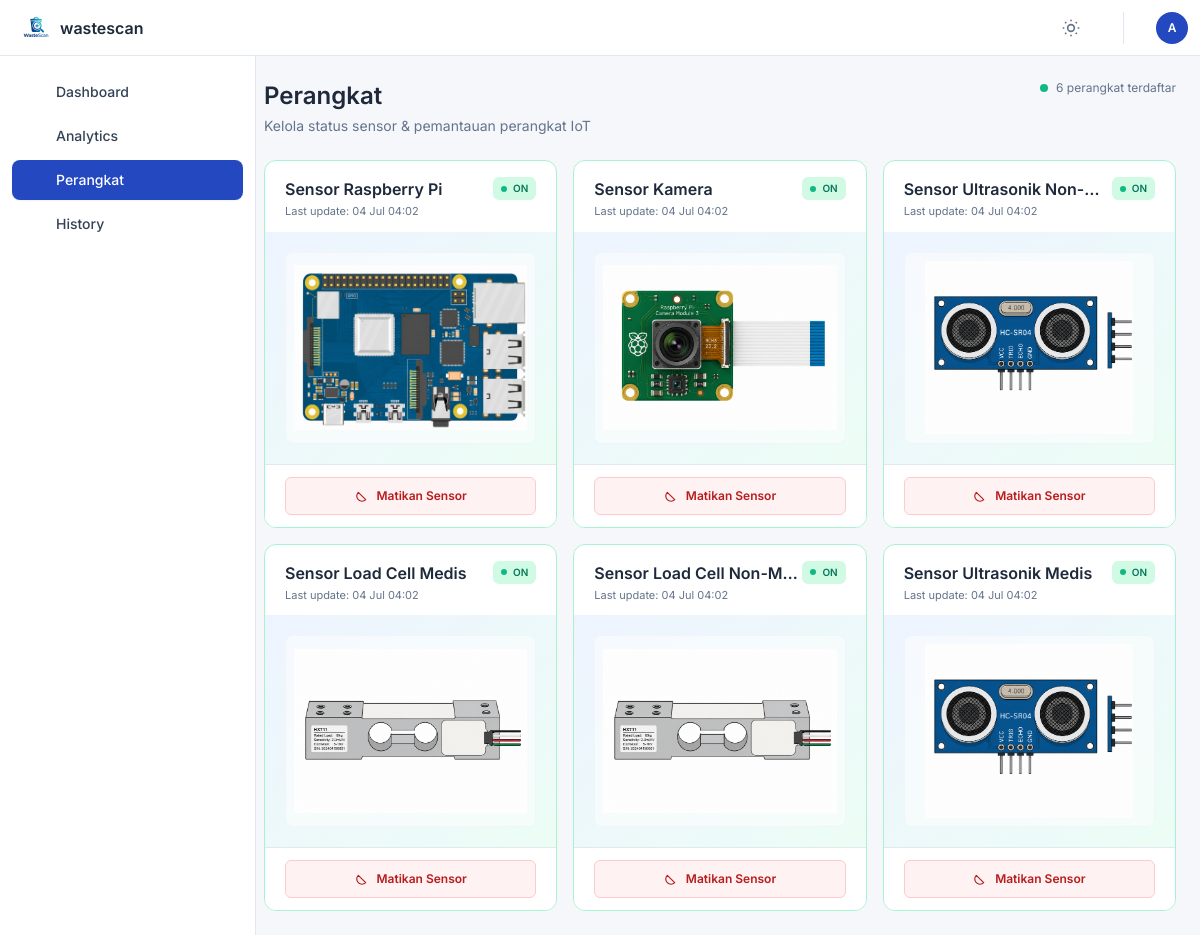
The app's page /devices (signed in) with its own data.
### models/device_log.py (models this page shows)
class DeviceLog(db.Model):
    __tablename__ = 'device_logs'
    id = db.Column(
        db.BigInteger,
        primary_key=True
    )
    nama_perangkat = db.Column(
        db.String(100),
        nullable=False
    )
    status = db.Column(
        db.String(50),
        nullable=False
    )
    pesan = db.Column(
        db.Text
    )
    created_at = db.Column(
        db.DateTime,
        default=datetime.utcnow
    )

### app.py (the view)
@app.route('/devices')
@login_required
def devices_page():
    with db_lock:
        devices_db = DeviceLog.query.all()
    pi_off = any(d.nama_perangkat == "Sensor Raspberry Pi" and d.status == "OFF" for d in devices_db)
    class DeviceWrapper:
        def __init__(self, d):
            self.id = d.id
            self.nama_perangkat = d.nama_perangkat
            self.status = "OFF" if (pi_off and d.nama_perangkat != "Sensor Raspberry Pi") else d.status
            self.created_at = d.created_at
            self.pesan = getattr(d, 'pesan', '')
            self.variant = getattr(d, 'variant', None)
    devices = [DeviceWrapper(d) for d in devices_db]
    error_devices = [
        d for d in devices
        if d.status == "ERROR"
    ]
    return render_template(
        "devices/index.html",
        devices=devices,
        error_devices=error_devices
    )

### auth.py (called while the page is built)
def decode_token(token: str):
    try:
        return jwt.decode(token, JWT_SECRET, algorithms=[JWT_ALGO])
    except jwt.ExpiredSignatureError:
        return None
    except jwt.InvalidTokenError:
        return None

def get_token_from_request():
    token = request.cookies.get("auth_token")
    if not token:
        auth = request.headers.get("Authorization", "")
        if auth.startswith("Bearer "):
            token = auth[7:]
    return token

def get_current_user():
    from models.user import User
    token = get_token_from_request()
    if not token:
        return None
    payload = decode_token(token)
    if not payload:
        return None
    try:
        uid = int(payload["sub"])
    except (KeyError, ValueError):
        return None
    return User.query.get(uid)

def login_required(view):
    @wraps(view)
    def wrapped(*args, **kwargs):
        user = get_current_user()
        if not user:
            if request.path.startswith("/api/"):
                return jsonify({"success": False, "error": "Unauthorized"}), 401
            return redirect(url_for("login", next=request.path))
        return view(*args, **kwargs)
    return wrapped

### templates/devices/index.html (shortened to what this page needs)
{% extends 'layouts/base.html' %}
{% block content %}
<div class="space-y-6">
    <div class="flex items-start justify-between flex-wrap gap-3">
        <div>
            <h1 class="text-2xl font-semibold text-slate-800 dark:text-slate-100 transition-colors">Perangkat</h1>
            <p class="text-sm text-slate-500 dark:text-slate-400 mt-1">Kelola status sensor & pemantauan perangkat IoT</p>
        </div>
        <div class="flex items-center gap-2 text-xs text-slate-500 dark:text-slate-400">
            <span class="inline-flex w-2 h-2 rounded-full bg-emerald-500"></span>
            <span>{{ devices|length }} perangkat terdaftar</span>
        </div>
    </div>
    <div class="grid grid-cols-1 sm:grid-cols-2 lg:grid-cols-3 gap-4">
    {% for device in devices %}
        {% set variant = device.variant if device.variant else (loop.index % 3) %}
        <div class="device-card group rounded-xl border overflow-hidden transition-all duration-300
            {% if device.status == 'ON' %}
                bg-white dark:bg-slate-800 border-emerald-200 dark:border-emerald-800/50
            {% elif device.status == 'OFF' %}
                bg-white dark:bg-slate-800 border-slate-200 dark:border-slate-700
            {% else %}
                bg-white dark:bg-slate-800 border-red-200 dark:border-red-800/50
            {% endif %} transition-colors"
            data-device-id="{{ device.id }}"
            data-status="{{ device.status }}"
            data-variant="{{ variant }}">
            <div class="px-5 pt-4 pb-3 flex items-start justify-between">
                <div class="min-w-0">
                    <h3 class="text-base font-semibold text-slate-800 dark:text-slate-100 truncate transition-colors">{{ device.nama_perangkat }}</h3>
                    <p class="text-[11px] text-slate-500 dark:text-slate-400 mt-0.5">
                        Last update: <span class="device-last-updated">{{ device.created_at.strftime('%d %b %H:%M') if device.created_at else '-' }}</span>
                    </p>
                </div>
                <span class="device-badge inline-flex items-center gap-1.5 px-2 py-1 rounded-md text-[10px] font-semibold
                    {% if device.status == 'ON' %}
                        bg-emerald-100 text-emerald-700 dark:bg-emerald-900/40 dark:text-emerald-300
                    {% elif device.status == 'OFF' %}
                        bg-slate-100 text-slate-600 dark:bg-slate-700/50 dark:text-slate-300
                    {% else %}
                        bg-red-100 text-red-700 dark:bg-red-900/40 dark:text-red-300
                    {% endif %}">
                    <span class="w-1.5 h-1.5 rounded-full
                        {% if device.status == 'ON' %}bg-emerald-500
                        {% elif device.status == 'OFF' %}bg-slate-400
                        {% else %}bg-red-500{% endif %}"></span>
                    {{ device.status }}
                </span>
            </div>
            <div class="device-sensor px-5 py-5 bg-gradient-to-br
                {% if device.status == 'ON' %}
                    from-brand-50 to-emerald-50 dark:from-brand-900/20 dark:to-emerald-900/10
                {% elif device.status == 'OFF' %}
                    from-slate-50 to-slate-100 dark:from-slate-700/30 dark:to-slate-800/30
                {% else %}
                    from-red-50 to-orange-50 dark:from-red-900/20 dark:to-orange-900/10
                {% endif %}">
                {% if "raspberry" in device.nama_perangkat.lower() or "rasbery" in device.nama_perangkat.lower() %}
                    <div class="h-48 flex items-center justify-center overflow-hidden rounded-lg bg-white/50 dark:bg-slate-900/30 p-2 border border-slate-100 dark:border-slate-800">
                        <img src="/asset/img/raspberry.jpg" alt="Raspberry Pi" class="h-full object-contain hover:scale-105 transition-transform duration-300">
                    </div>
                {% elif "kamera" in device.nama_perangkat.lower() or "camera" in device.nama_perangkat.lower() %}
                    <div class="h-48 flex items-center justify-center overflow-hidden rounded-lg bg-white/50 dark:bg-slate-900/30 p-2 border border-slate-100 dark:border-slate-800">
                        <img src="/asset/img/rasberry pi  camera model 3.png" alt="Camera Sensor" class="h-full object-contain hover:scale-105 transition-transform duration-300">
                    </div>
                {% elif "load cell" in device.nama_perangkat.lower() or "loadcell" in device.nama_perangkat.lower() %}
                    <div class="h-48 flex items-center justify-center overflow-hidden rounded-lg bg-white/50 dark:bg-slate-900/30 p-2 border border-slate-100 dark:border-slate-800">
                        <img src="/asset/img/Load Cell .png" alt="Load Cell Sensor" class="h-full object-contain hover:scale-105 transition-transform duration-300">
                    </div>
                {% elif "ultrasonik" in device.nama_perangkat.lower() or "ultrasonic" in device.nama_perangkat.lower() %}
                    <div class="h-48 flex items-center justify-center overflow-hidden rounded-lg bg-white/50 dark:bg-slate-900/30 p-2 border border-slate-100 dark:border-slate-800">
                        <img src="/asset/img/Sensor Ultrasonik .png" alt="Ultrasonic Sensor" class="h-full object-contain hover:scale-105 transition-transform duration-300">
                    </div>
                {% endif %}
            </div>
            <div class="px-5 py-3 border-t border-slate-200 dark:border-slate-700 bg-white dark:bg-slate-800 transition-colors">
                <form action="{{ url_for('toggle_device', device_id=device.id) }}" method="POST">
                    <button type="submit"
                        class="device-toggle-btn w-full inline-flex items-center justify-center gap-2 px-3 py-2.5 rounded-md text-xs font-semibold transition-colors
                        {% if device.status == 'ON' %}
                            bg-red-50 text-red-700 hover:bg-red-100 border border-red-200 dark:bg-red-900/20 dark:text-red-300 dark:border-red-800/50 dark:hover:bg-red-900/40
                        {% else %}
                            bg-brand-600 text-white hover:bg-brand-700 border border-brand-700
                        {% endif %}">
                        {% if device.status == 'ON' %}
                            <svg class="w-3.5 h-3.5" fill="none" stroke="currentColor" viewBox="0 0 24 24"><path stroke-linecap="round" stroke-linejoin="round" stroke-width="2" d="M18.364 18.364A9 9 0 1 1 5.636 5.636m12.728 12.728A9 9 0 0 1 5.636 5.636m12.728 12.728L5.636 5.636"/></svg>
                            Matikan Sensor
                        {% else %}
                            <svg class="w-3.5 h-3.5" fill="none" stroke="currentColor" viewBox="0 0 24 24"><path stroke-linecap="round" stroke-linejoin="round" stroke-width="2" d="M13 10V3L4 14h7v7l9-11h-7z"/></svg>
                            {% if device.status == 'OFF' %}Nyalakan Sensor{% else %}Reset Sensor{% endif %}
                        {% endif %}
                    </button>
                </form>
            </div>
        </div>
    {% endfor %}
    </div>
</div>
{% endblock %}

### templates/layouts/base.html (shortened to what this page needs)
<!DOCTYPE html>
<html lang="id" class="">
<head>
    <script src="https://cdn.tailwindcss.com"></script>
    <link href="https://cdn.jsdelivr.net/npm/flowbite@2.5.2/dist/flowbite.min.css" rel="stylesheet" />
</head>
<body class="bg-[#f5f7fb] dark:bg-[#1a2440] text-slate-800 dark:text-slate-200 min-h-screen">
    <nav class="fixed top-0 left-0 right-0 z-40 h-14 bg-white dark:bg-slate-800 border-b border-slate-200 dark:border-slate-700">
        <div class="h-full px-3 flex items-center justify-between">
            <div class="flex items-center gap-2">
                <a href="/" class="flex items-center gap-2 ml-1 lg:ml-2">
                    <img src="/asset/img/logo.png" alt="wastescan" class="h-8 w-8">
                    <span class="text-base font-semibold text-slate-800 dark:text-slate-100">wastescan</span>
                </a>
            </div>
            <div class="flex items-center gap-1.5">
                <button id="theme-toggle" type="button"
                    class="p-2 rounded-lg text-slate-500 dark:text-slate-300 hover:bg-slate-100 dark:hover:bg-slate-700">
                    <svg id="theme-icon-sun" class="w-5 h-5" fill="none" stroke="currentColor" stroke-width="2" viewBox="0 0 24 24"><circle cx="12" cy="12" r="4"/><path d="M12 2v2M12 20v2M4.93 4.93l1.41 1.41M17.66 17.66l1.41 1.41M2 12h2M20 12h2M4.93 19.07l1.41-1.41M17.66 6.34l1.41-1.41"/></svg>
                </button>
                <div class="relative">
                    <button id="notif-button" data-dropdown-toggle="notif-dropdown" type="button"
                        class="relative p-2 rounded-lg text-slate-500 dark:text-slate-300 hover:bg-slate-100 dark:hover:bg-slate-700">
                    </button>
                </div>
                <div class="flex items-center gap-2 ml-1.5 pl-2 border-l border-slate-200 dark:border-slate-700">
                    <a href="/logout" class="p-2 rounded-lg text-slate-500 dark:text-slate-300 hover:bg-red-50 dark:hover:bg-red-900/30 hover:text-red-600 dark:hover:text-red-400" title="Keluar">
                    </a>
                    <button type="button" data-modal-target="profile-modal" data-modal-toggle="profile-modal"
                        class="w-8 h-8 rounded-full bg-brand-600 flex items-center justify-center text-white text-xs font-semibold hover:bg-brand-700 focus:ring-2 focus:ring-brand-300 cursor-pointer overflow-hidden">
                        {% if session.get("avatar_url") %}
                        <img src="{{ session.get('avatar_url') }}?v={{ range(1000) | random }}" class="w-8 h-8 rounded-full object-cover">
                        {% else %}
                        {{ session.get("username", "Admin")[:1].upper() }}
                        {% endif %}
                    </button>
                </div>
            </div>
        </div>
    </nav>
    <aside id="sidebar" aria-label="Sidebar"
        class="fixed top-0 left-0 z-50 w-64 h-screen transition-transform -translate-x-full lg:translate-x-0 lg:top-14 lg:z-30 bg-white dark:bg-slate-800 border-r border-slate-200 dark:border-slate-700 overflow-y-auto scroll-zone">
        <div class="h-full px-3 py-4 pt-16 lg:pt-4">
            <ul class="space-y-1 font-medium text-sm">
                <li>
                    <a href="/" class="nav-link flex items-center gap-3 px-3 py-2.5 rounded-lg {% if request.path == '/' %}bg-brand-600 text-white shadow-sm{% else %}text-slate-700 hover:bg-slate-100 dark:text-slate-300 dark:hover:bg-slate-700/40{% endif %}">
                        <i data-lucide="layout-dashboard" class="w-5 h-5 flex-shrink-0"></i>
                        <span>Dashboard</span>
                    </a>
                </li>
                <li>
                    <a href="/analytics" class="nav-link flex items-center gap-3 px-3 py-2.5 rounded-lg {% if request.path == '/analytics' %}bg-brand-600 text-white shadow-sm{% else %}text-slate-700 hover:bg-slate-100 dark:text-slate-300 dark:hover:bg-slate-700/40{% endif %}">
                        <i data-lucide="bar-chart-3" class="w-5 h-5 flex-shrink-0"></i>
                        <span>Analytics</span>
                    </a>
                </li>
                <li>
                    <a href="/devices" class="nav-link flex items-center gap-3 px-3 py-2.5 rounded-lg {% if request.path == '/devices' %}bg-brand-600 text-white shadow-sm{% else %}text-slate-700 hover:bg-slate-100 dark:text-slate-300 dark:hover:bg-slate-700/40{% endif %}">
                        <i data-lucide="cpu" class="w-5 h-5 flex-shrink-0"></i>
                        <span>Perangkat</span>
                    </a>
                </li>
                <li>
                    <a href="/history" class="nav-link flex items-center gap-3 px-3 py-2.5 rounded-lg {% if request.path == '/history' %}bg-brand-600 text-white shadow-sm{% else %}text-slate-700 hover:bg-slate-100 dark:text-slate-300 dark:hover:bg-slate-700/40{% endif %}">
                        <i data-lucide="history" class="w-5 h-5 flex-shrink-0"></i>
                        <span>History</span>
                    </a>
                </li>
            </ul>
        </div>
    </aside>
    <main class="pt-14 min-h-screen lg:ml-60">
        <div class="px-4 sm:px-6 py-6 max-w-[1450px] mx-auto">
        {% block content %}{% endblock %}
        </div>
    </main>
</body>
</html>

### templates/layouts/base.html (style rules this page uses)
body { font-family: 'Inter', sans-serif; }
html { background-color: #f5f7fb; }
.scroll-zone { scrollbar-width: thin; }
*, *::before, *::after { transition: background-color 0.3s ease, color 0.3s ease, border-color 0.3s ease, fill 0.3s ease, stroke 0.3s ease, box-shadow 0.3s ease; }

### templates/devices/index.html (style rules this page uses)
.device-card { transition: all 0.3s ease; }

### records on screen
DeviceLog: nama_perangkat "Sensor Raspberry Pi", created_at "04 Jul 04:02", status "ON", shows "Matikan Sensor"
DeviceLog: nama_perangkat "Sensor Kamera", created_at "04 Jul 04:02", status "ON", shows "Matikan Sensor"
DeviceLog: nama_perangkat "Sensor Ultrasonik Non-…", created_at "04 Jul 04:02", status "ON", shows "Matikan Sensor"
DeviceLog: nama_perangkat "Sensor Load Cell Medis", created_at "04 Jul 04:02", status "ON", shows "Matikan Sensor"
DeviceLog: nama_perangkat "Sensor Load Cell Non-M…", created_at "04 Jul 04:02", status "ON", shows "Matikan Sensor"
DeviceLog: nama_perangkat "Sensor Ultrasonik Medis", created_at "04 Jul 04:02", status "ON", shows "Matikan Sensor"

### other values on screen
{{ session.get("username", "Admin")[:1].upper() }} "A"
{{ devices|length }} "6"
